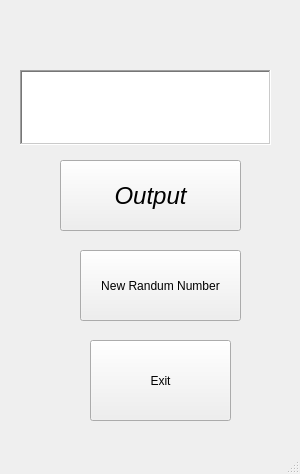
<?xml version="1.0" encoding="UTF-8"?>
<ui version="4.0">
 <class>MainWindow</class>
 <widget class="QMainWindow" name="MainWindow">
  <property name="geometry">
   <rect>
    <x>0</x>
    <y>0</y>
    <width>300</width>
    <height>474</height>
   </rect>
  </property>
  <property name="windowTitle">
   <string>GndFlor_Window</string>
  </property>
  <widget class="QWidget" name="centralwidget">
   <widget class="QPushButton" name="pushButton">
    <property name="geometry">
     <rect>
      <x>60</x>
      <y>160</y>
      <width>181</width>
      <height>71</height>
     </rect>
    </property>
    <property name="font">
     <font>
      <pointsize>18</pointsize>
      <italic>true</italic>
     </font>
    </property>
    <property name="accessibleDescription">
     <string>runButton</string>
    </property>
    <property name="text">
     <string>Output</string>
    </property>
   </widget>
   <widget class="QTextEdit" name="textEdit">
    <property name="geometry">
     <rect>
      <x>20</x>
      <y>70</y>
      <width>251</width>
      <height>75</height>
     </rect>
    </property>
    <property name="frameShape">
     <enum>QFrame::WinPanel</enum>
    </property>
   </widget>
   <widget class="QPushButton" name="exitButton">
    <property name="geometry">
     <rect>
      <x>90</x>
      <y>340</y>
      <width>141</width>
      <height>81</height>
     </rect>
    </property>
    <property name="text">
     <string>Exit</string>
    </property>
   </widget>
   <widget class="QPushButton" name="newRanButton">
    <property name="geometry">
     <rect>
      <x>80</x>
      <y>250</y>
      <width>161</width>
      <height>71</height>
     </rect>
    </property>
    <property name="text">
     <string>New Randum Number</string>
    </property>
   </widget>
  </widget>
  <widget class="QMenuBar" name="menubar">
   <property name="geometry">
    <rect>
     <x>0</x>
     <y>0</y>
     <width>300</width>
     <height>22</height>
    </rect>
   </property>
  </widget>
  <widget class="QStatusBar" name="statusbar"/>
 </widget>
 <resources/>
 <connections/>
</ui>
